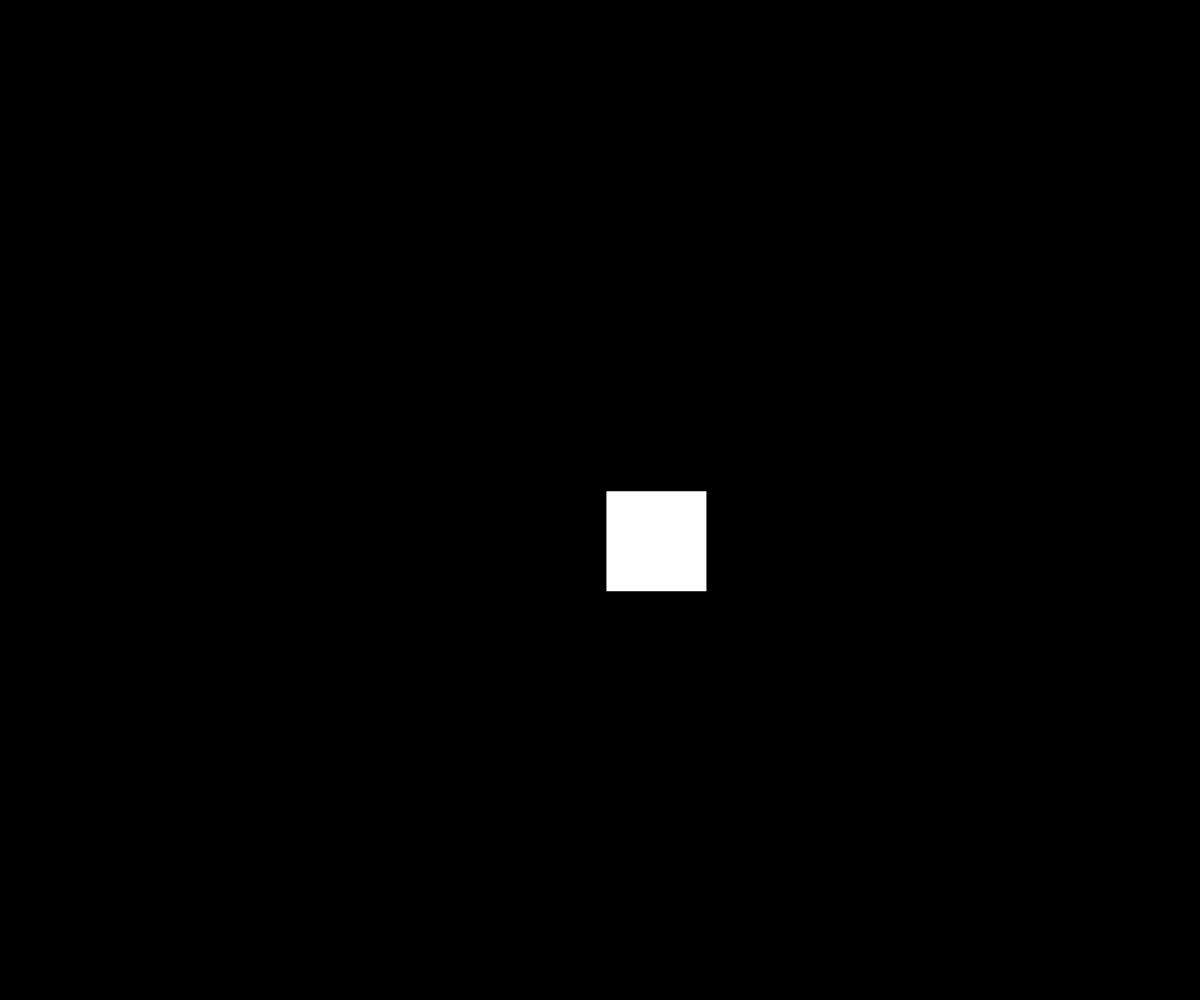
Frame 1 (no input)
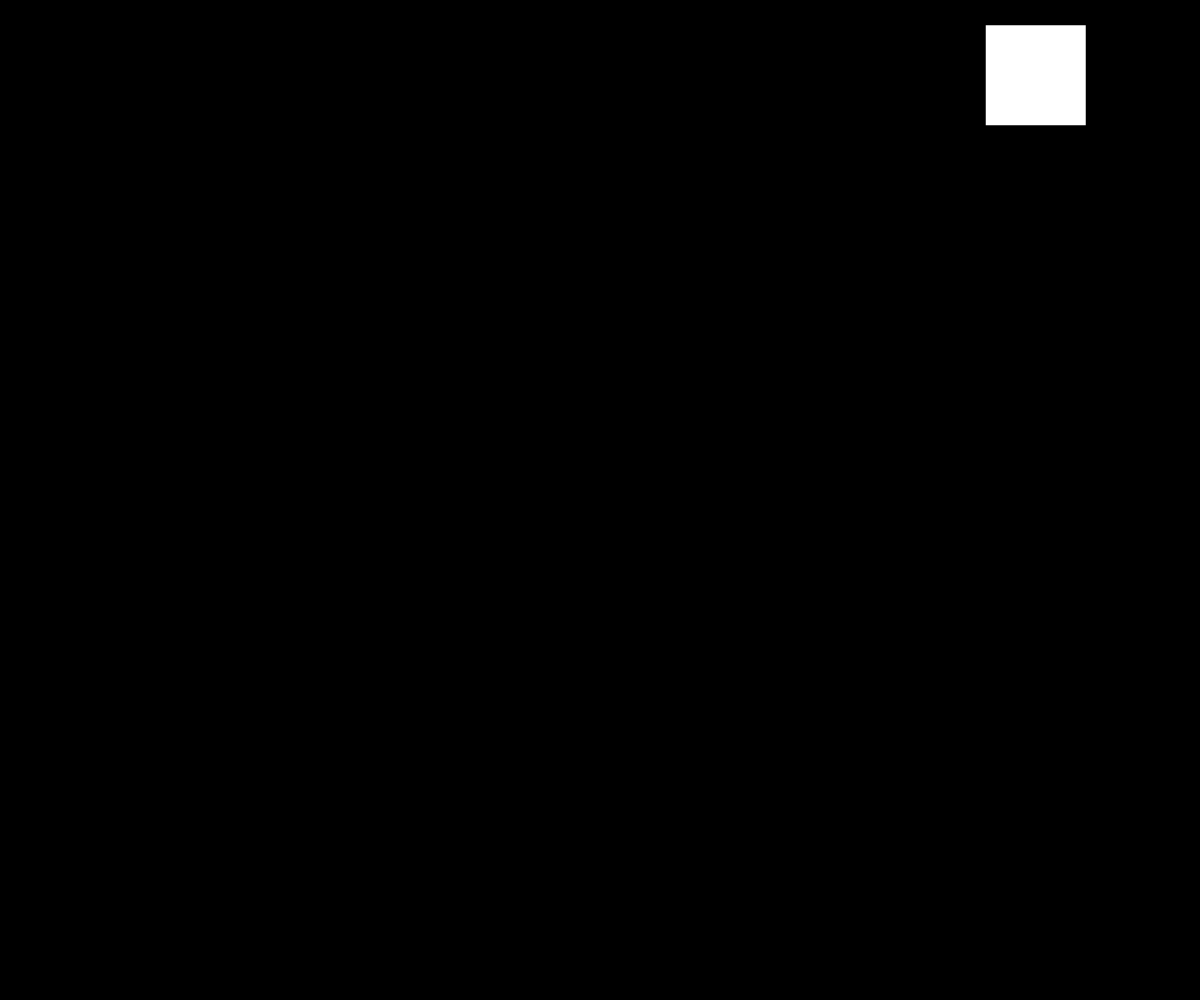
Frame 60 (no input)
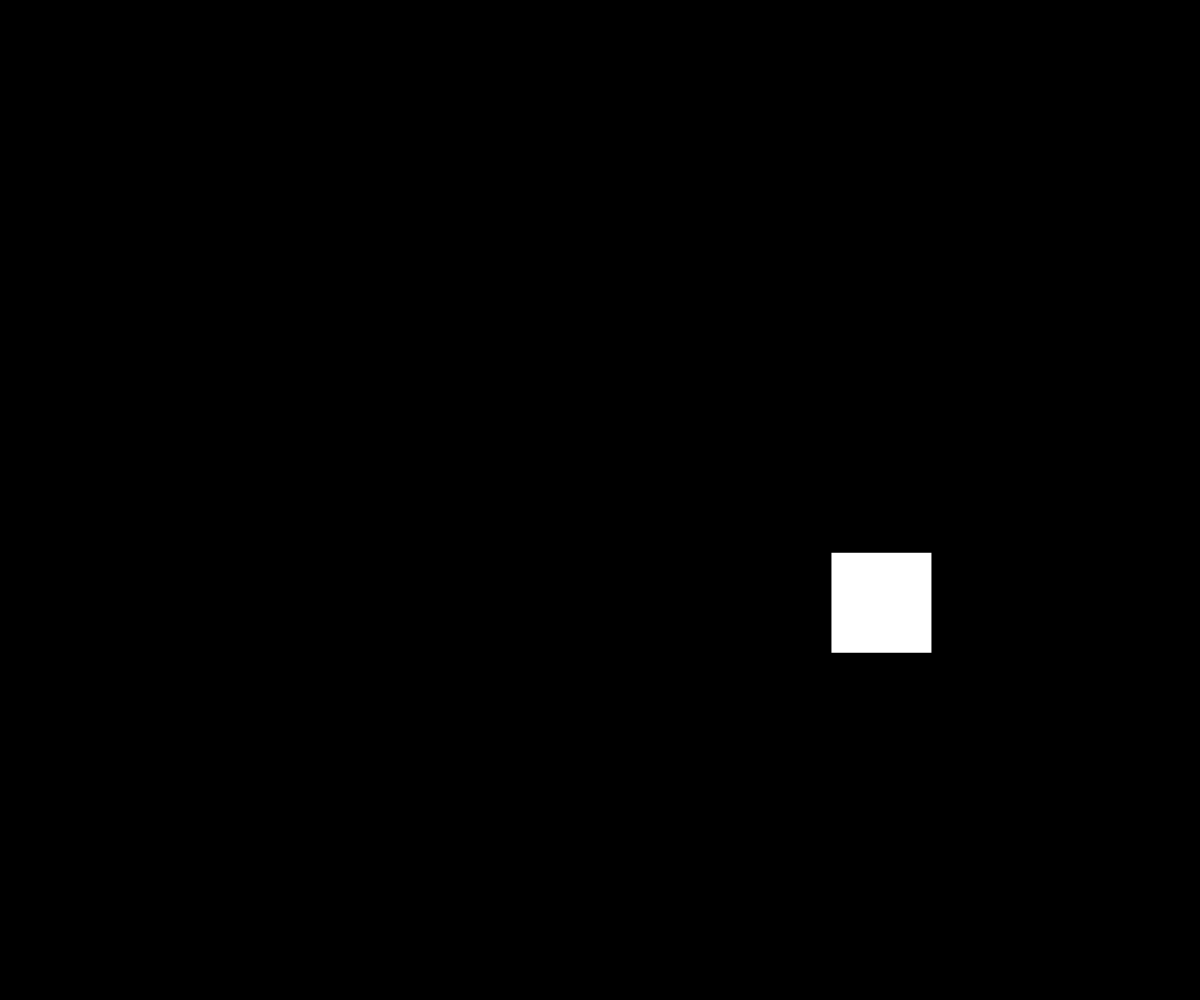
Frame 120 (the mouse pressed at the canvas centre since frame 60)

The p5.js sketch that drew these frames (run headless with seeded random() and noise() and a simulated clock; from frame 60 on, the mouse is pressed at the canvas centre):

// p5.js sketch
// ── sketch.js
// Project Title
// Your Name
// Date
//
// Extra for Experts:
// - describe what you did to take this project "above and beyond"
let x;
let y;
let radius = 100;
let rectsize = 100; 
let mode = "rectangle";
let dx;
let yx;

function preload(){
  
}

function setup() {
  createCanvas(windowWidth, windowHeight);
  
  dx = random(-15,15);
  yx = random(-15,15);
  x = width/2;
  y = height/2;
}

function draw() {
  background(0);
  fill(255)
  noStroke()
  moveShape()
  if (mode === "circle")
    displayCircle()
  if (mode === "rectangle")
    displayRect()
 
}

function windowResized(){
  setup()
}

function moveShape(){
  x += dx;
  y += yx;
}

function displayCircle(){
  circle(x,y, radius)
  if (x > width - radius/2|| x < 0 + radius/2){
    dx*= -1;
  }
  if (y > height - radius/2|| y < 0 + radius/2){
    yx*= -1;
  }
}
function displayRect(){
    rect(x, y, rectsize, rectsize);
    if (x > width - rectsize|| x < 0 + rectsize/2){
      dx*= -1;
    }
    if (y > height - rectsize|| y < 0){
      yx*= -1;
    }
  }
